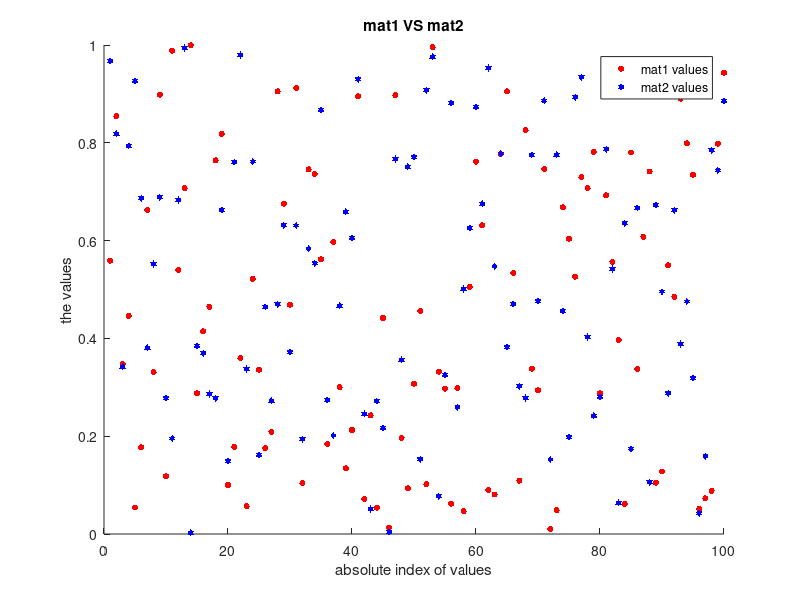

Recreate this plot in MATLAB.

% Homework - Lesson 2

%%

% Targil1
mat1= rand(10,10);
% building a 2 dimensional matrix (that gets randomal values between 0-1),
% with 10 values in the 1st and 2nd dimensions. 

% Targil2
extracted_value_mat1= mat1(3,9);
% Extracting the value in the 3rd row, and 9th column of mat1.

% Targil3
vec1= mean(mat1);
% Using the mean function to create a vector, 
% which contains the means across all rows of mat1.
% as long as we're using the function to find the mean of the first dimension,
% it is not obligating to write what dimension do we want to calculate for. 
% so, it's the same as writing: "mean(mat1,1)".

% Targil4
mat1_squared= mat1.^2;
% Creating a new matrix, which contains the squared values of mat1.
% we have to use the dot (.) to tell the computer to multiply 
% two values in the same absolute spot.

% Targil5
SQRT_mat1_squared= sqrt(mat1_squared);
% Using the sqrt function to compute the square root of mat1_squared.
% we're getting a matrix identical to mat1 as answer.

% Targil6
save homework2;
% Using the save command to save all of the matrices created in a file 
% If filename has no extension (that is, no period followed by text), 
% and the value of format is not specified, then MATLAB appends .mat
% that way, the file is saved by the name asked: homework2.mat 

%%

% Targil8
load("homework2.mat");
% loading the saved file from the current folder

% Targil9
mat2= rand(10,10);
% creating a second matrix 10X10

% Targil10
mat1_vec= mat1(:);
mat2_vec= mat2(:);
% reshaping both matrices to vectors, so it can be used in the scatter plot.
figure;
scatter([1:100],mat1_vec,20,'r','filled');
hold on;
scatter([1:100],mat2_vec,30,'b','filled','hexagram');
title(['mat1 VS mat2']);
xlabel('absolute index of values');
ylabel('the values');
legend('mat1 values','mat2 values');
hold off;
% creating the scatter plot as asked, 
% and using them to compare mat1 and mat2.
% i compared the matrices's values according to their absolute locations. 

